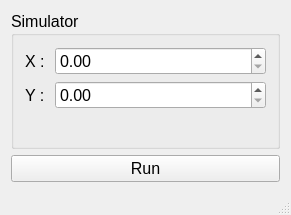
<?xml version="1.0" encoding="UTF-8"?>
<ui version="4.0">
 <class>MainWindow</class>
 <widget class="QMainWindow" name="MainWindow">
  <property name="geometry">
   <rect>
    <x>0</x>
    <y>0</y>
    <width>291</width>
    <height>215</height>
   </rect>
  </property>
  <property name="windowTitle">
   <string>MainWindow</string>
  </property>
  <widget class="QWidget" name="centralwidget">
   <layout class="QVBoxLayout" name="verticalLayout">
    <item>
     <widget class="QGroupBox" name="simulationParams">
      <property name="font">
       <font>
        <pointsize>12</pointsize>
       </font>
      </property>
      <property name="title">
       <string>Simulator</string>
      </property>
      <layout class="QFormLayout" name="formLayout">
       <item row="1" column="1">
        <widget class="QDoubleSpinBox" name="paramXEntry"/>
       </item>
       <item row="2" column="1">
        <widget class="QDoubleSpinBox" name="paramYEntry"/>
       </item>
       <item row="1" column="0">
        <widget class="QLabel" name="label_2">
         <property name="font">
          <font>
           <pointsize>12</pointsize>
          </font>
         </property>
         <property name="text">
          <string>X : </string>
         </property>
        </widget>
       </item>
       <item row="2" column="0">
        <widget class="QLabel" name="paramXLabel">
         <property name="font">
          <font>
           <pointsize>12</pointsize>
          </font>
         </property>
         <property name="text">
          <string>Y : </string>
         </property>
        </widget>
       </item>
      </layout>
      <zorder>paramXEntry</zorder>
      <zorder>paramYEntry</zorder>
      <zorder>label_2</zorder>
      <zorder>paramXLabel</zorder>
     </widget>
    </item>
    <item>
     <widget class="QPushButton" name="runButton">
      <property name="font">
       <font>
        <pointsize>12</pointsize>
       </font>
      </property>
      <property name="text">
       <string>Run</string>
      </property>
     </widget>
    </item>
   </layout>
  </widget>
  <widget class="QMenuBar" name="menubar">
   <property name="geometry">
    <rect>
     <x>0</x>
     <y>0</y>
     <width>291</width>
     <height>21</height>
    </rect>
   </property>
  </widget>
  <widget class="QStatusBar" name="statusbar"/>
 </widget>
 <layoutdefault spacing="6" margin="11"/>
 <resources/>
 <connections>
  <connection>
   <sender>runButton</sender>
   <signal>clicked()</signal>
   <receiver>MainWindow</receiver>
   <slot>runSimultation()</slot>
   <hints>
    <hint type="sourcelabel">
     <x>145</x>
     <y>169</y>
    </hint>
    <hint type="destinationlabel">
     <x>145</x>
     <y>107</y>
    </hint>
   </hints>
  </connection>
 </connections>
 <slots>
  <slot>runSimultation()</slot>
 </slots>
</ui>
